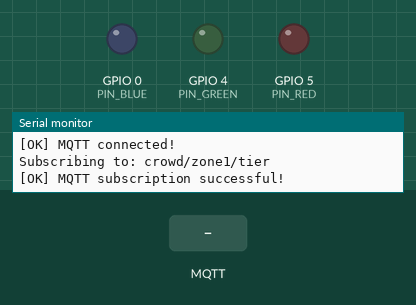
Simulated run of this sketch. Board: ESP8266 (NodeMCU). Parts: output pins drawn as LEDs (lit = HIGH), the last lines printed to the serial monitor. Dashed ring = blinking. Inputs (shaded band) come from the test bench. WiFi joins after 1.5 s; servers stay silent unless stated; random numbers use the default seed unless the sketch sets one; no MQTT or app messages arrive unless stated.

Above: at 3.7 s.
3.8 s: MQTT message "critical" arrives on the first subscribed topic
At 4.01 s:
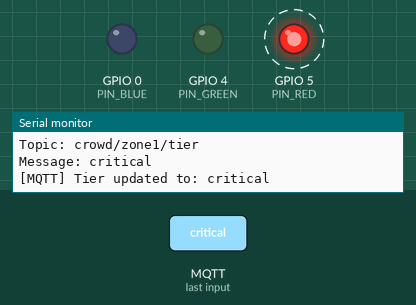
6.8 s: MQTT message "normal" arrives on the first subscribed topic
At 8.0 s:
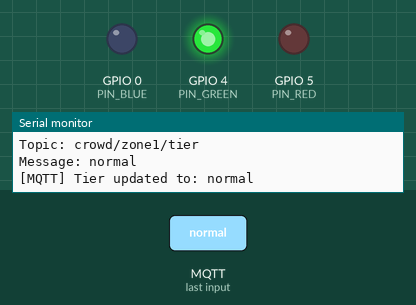
8.3 s: MQTT message "busy" arrives on the first subscribed topic
At 9.2 s:
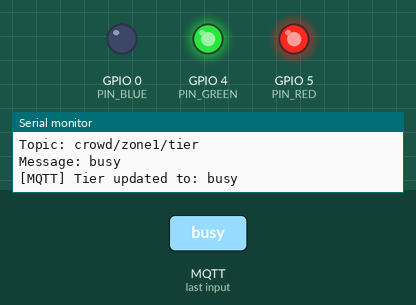
Timing chart, 0 to 11.3 s (numbered marks = the images above; inputs shaded):
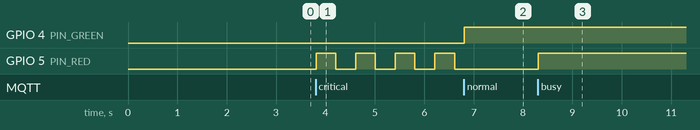

The sketch:

esp8266_indicator.ino
```cpp
/*
 * ESP8266 Density Tier LED Indicator
 * -----------------------------------
 *
 * MQTT topic:
 *   crowd/zone1/tier
 *
 * Messages:
 *   normal   -> Green
 *   busy     -> Red + Green
 *   critical -> Red blinking
 *
 * LED wiring:
 *   Red   -> D1 (GPIO5)
 *   Green -> D2 (GPIO4)
 *   Blue  -> D3 (GPIO0) - unused
 *   Common cathode -> GND
 *
 * Required libraries:
 *   - ESP8266WiFi
 *   - PubSubClient
 */

// ==================================================
// LIBRARIES
// ==================================================

#include <ESP8266WiFi.h>
#include <PubSubClient.h>


// ==================================================
// WIFI CONFIGURATION
// ==================================================

const char* WIFI_SSID = "GABRIEL";
const char* WIFI_PASSWORD = "gabriel12";


// ==================================================
// MQTT CONFIGURATION
// ==================================================

const char* MQTT_BROKER_IP = "10.40.102.242";
const int MQTT_BROKER_PORT = 1883;

const char* MQTT_TOPIC_TIER = "crowd/zone1/tier";


// ==================================================
// LED PINS
// ==================================================

#define PIN_RED   5    // D1 = GPIO5
#define PIN_GREEN 4    // D2 = GPIO4
#define PIN_BLUE  0    // D3 = GPIO0 - unused


// ==================================================
// MQTT
// ==================================================

WiFiClient espClient;
PubSubClient mqttClient(espClient);


// ==================================================
// VARIABLES
// ==================================================

String currentTier = "normal";

unsigned long lastBlinkToggle = 0;

bool blinkState = false;


// ==================================================
// LED CONTROL
// ==================================================

void setColor(bool red, bool green) {

  digitalWrite(PIN_RED, red ? HIGH : LOW);
  digitalWrite(PIN_GREEN, green ? HIGH : LOW);

}


// ==================================================
// APPLY DENSITY TIER
// ==================================================

void applyTierSteadyState(const String& tier) {

  if (tier == "normal") {

    // GREEN
    setColor(false, true);

  }

  else if (tier == "busy") {

    // RED + GREEN
    // Produces an orange/yellow-ish color
    setColor(true, true);

  }

  else if (tier == "critical") {

    // RED
    setColor(true, false);

  }

  else {

    Serial.println("[WARNING] Unknown tier received.");

    setColor(false, false);

  }

}


// ==================================================
// CONNECT TO WIFI
// ==================================================

void connectWiFi() {

  Serial.println();
  Serial.println("================================");
  Serial.println("CONNECTING TO WIFI");
  Serial.println("================================");

  Serial.print("SSID: ");
  Serial.println(WIFI_SSID);

  WiFi.mode(WIFI_STA);

  WiFi.begin(WIFI_SSID, WIFI_PASSWORD);

  int attempts = 0;

  while (WiFi.status() != WL_CONNECTED) {

    delay(500);

    Serial.print(".");

    attempts++;

    if (attempts >= 60) {

      Serial.println();
      Serial.println("[ERROR] WiFi connection failed.");
      Serial.println("Check your WiFi SSID and password.");

      return;

    }

  }

  Serial.println();
  Serial.println("[OK] WiFi connected!");

  Serial.print("ESP8266 IP address: ");
  Serial.println(WiFi.localIP());

  Serial.print("Gateway: ");
  Serial.println(WiFi.gatewayIP());

  Serial.print("Subnet mask: ");
  Serial.println(WiFi.subnetMask());

}


// ==================================================
// MQTT MESSAGE CALLBACK
// ==================================================

void onMqttMessage(
  char* topic,
  byte* payload,
  unsigned int length
) {

  String message = "";

  for (unsigned int i = 0; i < length; i++) {

    message += (char)payload[i];

  }


  Serial.println();
  Serial.println("================================");
  Serial.println("MQTT MESSAGE RECEIVED");
  Serial.println("================================");

  Serial.print("Topic: ");
  Serial.println(topic);

  Serial.print("Message: ");
  Serial.println(message);


  if (String(topic) == MQTT_TOPIC_TIER) {

    currentTier = message;

    Serial.print("[MQTT] Tier updated to: ");
    Serial.println(currentTier);

    applyTierSteadyState(currentTier);

  }

}


// ==================================================
// MQTT CONNECTION
// ==================================================

void connectMqtt() {

  Serial.println();
  Serial.println("================================");
  Serial.println("NETWORK DEBUG");
  Serial.println("================================");

  Serial.print("WiFi status: ");
  Serial.println(WiFi.status());

  Serial.print("ESP8266 IP: ");
  Serial.println(WiFi.localIP());

  Serial.print("Gateway: ");
  Serial.println(WiFi.gatewayIP());

  Serial.print("Subnet: ");
  Serial.println(WiFi.subnetMask());

  Serial.print("MQTT broker IP: ");
  Serial.println(MQTT_BROKER_IP);

  Serial.print("MQTT broker port: ");
  Serial.println(MQTT_BROKER_PORT);

  Serial.println();
  Serial.println("Connecting to MQTT broker...");


  while (!mqttClient.connected()) {

    String clientId =
      "esp8266-indicator-" +
      String(random(0xffff), HEX);


    Serial.print("Client ID: ");
    Serial.println(clientId);


    if (mqttClient.connect(clientId.c_str())) {

      Serial.println("[OK] MQTT connected!");


      Serial.print("Subscribing to: ");
      Serial.println(MQTT_TOPIC_TIER);


      if (mqttClient.subscribe(MQTT_TOPIC_TIER)) {

        Serial.println("[OK] MQTT subscription successful!");

      }

      else {

        Serial.println("[ERROR] MQTT subscription failed!");

      }

    }

    else {

      Serial.print("[ERROR] MQTT connection failed. rc=");
      Serial.println(mqttClient.state());

      Serial.println("Retrying in 2 seconds...");

      delay(2000);

    }

  }

}


// ==================================================
// SETUP
// ==================================================

void setup() {

  Serial.begin(115200);

  delay(1000);


  Serial.println();
  Serial.println();
  Serial.println("========================================");
  Serial.println("ESP8266 DENSITY TIER INDICATOR");
  Serial.println("========================================");


  // Configure LED pins
  pinMode(PIN_RED, OUTPUT);
  pinMode(PIN_GREEN, OUTPUT);
  pinMode(PIN_BLUE, OUTPUT);


  // Turn LEDs OFF initially
  setColor(false, false);


  // Connect to WiFi
  connectWiFi();


  // Stop here if WiFi failed
  if (WiFi.status() != WL_CONNECTED) {

    Serial.println();
    Serial.println("[ERROR] ESP8266 is not connected to WiFi.");
    Serial.println("Restart after checking WiFi settings.");

    return;

  }


  // ==================================================
  // MQTT CONFIGURATION
  // ==================================================

  Serial.println();
  Serial.println("================================");
  Serial.println("MQTT CONFIGURATION");
  Serial.println("================================");

  Serial.print("Broker IP: ");
  Serial.println(MQTT_BROKER_IP);

  Serial.print("Broker port: ");
  Serial.println(MQTT_BROKER_PORT);

  Serial.print("Topic: ");
  Serial.println(MQTT_TOPIC_TIER);


  mqttClient.setServer(
    MQTT_BROKER_IP,
    MQTT_BROKER_PORT
  );


  // IMPORTANT:
  // This connects incoming MQTT messages
  // to onMqttMessage().
  mqttClient.setCallback(onMqttMessage);


  Serial.println();
  Serial.println("[OK] MQTT configuration complete.");

}


// ==================================================
// MAIN LOOP
// ==================================================

void loop() {

  // --------------------------------------------------
  // CHECK WIFI
  // --------------------------------------------------

  if (WiFi.status() != WL_CONNECTED) {

    Serial.println("[WARNING] WiFi disconnected.");

    connectWiFi();

  }


  // --------------------------------------------------
  // CHECK MQTT
  // --------------------------------------------------

  if (!mqttClient.connected()) {

    connectMqtt();

  }


  // Process MQTT messages
  mqttClient.loop();


  // --------------------------------------------------
  // CRITICAL = BLINK RED
  // --------------------------------------------------

  if (currentTier == "critical") {

    unsigned long now = millis();


    if (now - lastBlinkToggle >= 400) {

      blinkState = !blinkState;


      if (blinkState) {

        // RED ON
        setColor(true, false);

      }

      else {

        // RED OFF
        setColor(false, false);

      }


      lastBlinkToggle = now;

    }

  }

}
```

Measured:
- after the input at 3.8 s, GPIO 5 (PIN_RED): alternates HIGH for 0.40 s and LOW for 0.40 s, starting at once
- after the input at 6.8 s, GPIO 4 (PIN_GREEN): LOW → HIGH at once
- after the input at 8.3 s, GPIO 5 (PIN_RED): LOW → HIGH at once
